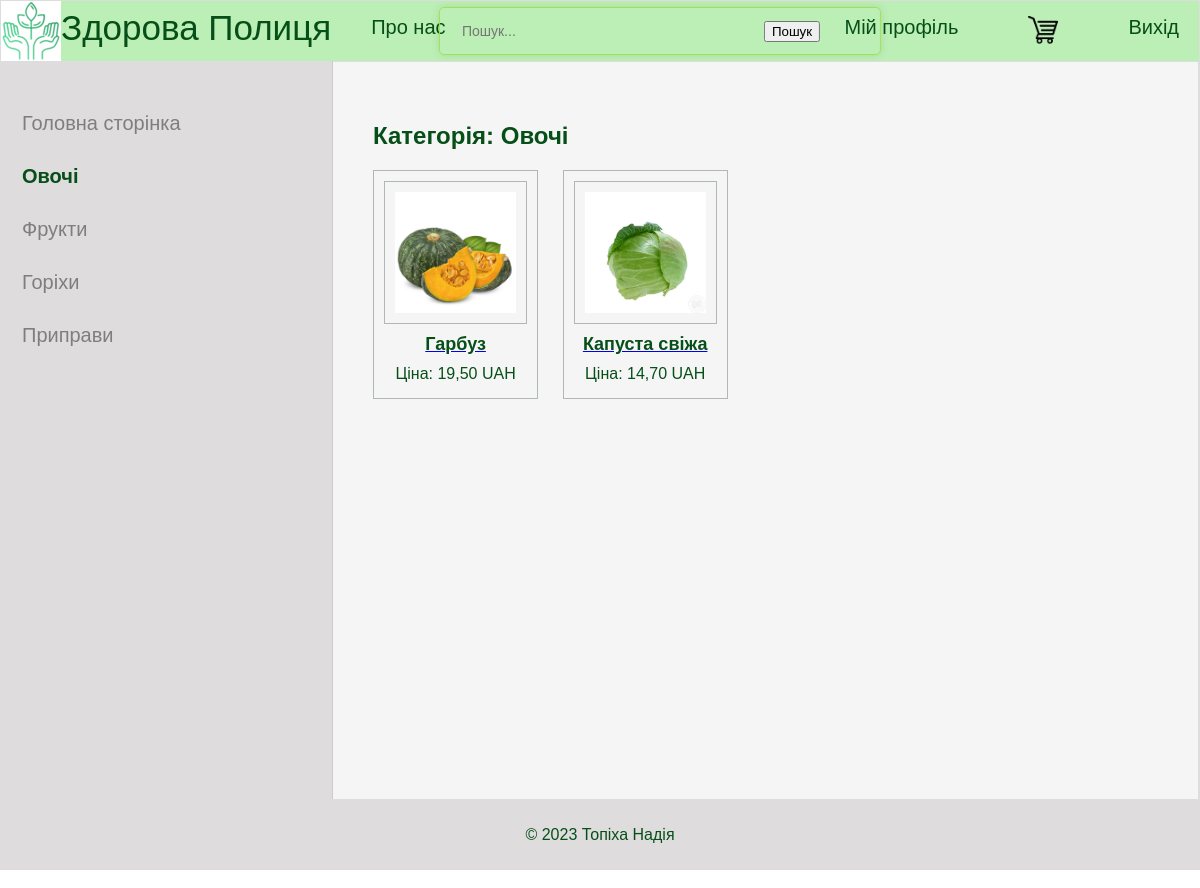
Screenshot of /Овочі/ (signed in) with the database file from the repository.
### myapp1/models.py (models this page shows, shortened)
class Category(models.Model):
    name = models.CharField(max_length=100)

class Product(models.Model):
    name = models.CharField(max_length=255)
    description = models.TextField()
    price = models.DecimalField(max_digits=10, decimal_places=2)
    currency = models.CharField(max_length=10, default='UAH')
    image = models.ImageField(upload_to='product_images/')
    category = models.ForeignKey(Category, on_delete=models.CASCADE, null=True, blank=True)

### myapp1/views.py (the view)
# urls.py: path('<str:category_name>/', home_with_category, name='home_with_category'),
def home_with_category(request, category_name):
    categories = Category.objects.all()
    selected_category = get_object_or_404(Category, name=category_name)
    products = Product.objects.filter(category=selected_category)
    return render(request, 'home.html', {'categories': categories, 'selected_category': selected_category, 'products': products})

### templates/home.html
{% extends 'base.html' %}
{% load static %}
{% block content %}
    {% if selected_category %}
        <h2>Категорія: {{ selected_category.name }}</h2>
    {% endif %}
    {% for product in products %}
    <div class="product-block">
        <a href="{% url 'product_detail' product.id %}">
            <img class="product-block img" src="{{ product.image.url }}" alt="{{ product.name }}">
            <h2 class="product-title">{{ product.name }}</h2>
        </a>
        <p>Ціна: {{ product.price }} {{ product.currency }}</p>
    </div>
    {% endfor %}
{% endblock %}

### templates/base.html (shortened to what this page needs)
{% load static %}
<!DOCTYPE html>
<html>
<head>
    <link type="text/css" href="{% static 'css/styles.css' %}" rel="stylesheet" />
</head>
<body>
    <table class="table-page" border="0" cellpadding="0" cellspacing="0">
        <tr>
            <td valign="top">
                <div class="header">
                    <ul id="mainmenu" class="mainmenu navbar">
                        <li class="logo"><a href="#"><div class="logo"></div></a></li>
                        <li class="site-name"><a href="#">Здорова Полиця</a></li>
                        <li class="search-bar">
                            <form action="{% url 'search_results' %}" method="get">
                                <input class="search-input" type="text" name="q" placeholder="Пошук...">
                                <button class="search-button" type="submit">Пошук</button>
                            </form>
                        </li>
                        <li><a href="{% url 'about' %}">Про нас</a></li>
                        {% if user.is_authenticated %}
                        <li class="last"><a href="{% url 'logout' %}">Вихід</a></li>
                            <li class="last"><a href="{% url 'cart' %}"><img src="{% static 'images/shopping_cart.png' %}"></a></li>
                            <li class="last"><a href="{% url 'profile' %}">Мій профіль</a></li>
                        {% else %}
                            <li class="last"><a href="{% url 'signup' %}">Реєстрація</a></li>
                            <li class="last"><a href="{% url 'login' %}">Вхід</a></li>
                        {% endif %}
                    </ul>
                </div>
                <table class="table-content" border="0" cellpadding="0" cellspacing="0">
                    <tr>
                        <td valign="top" class="left-chapters">
                            <ul>
                                <li {% if request.path == '/' %}class="selected"{% endif %}>
                                    <a href="{% url 'home' %}">Головна сторінка</a>
                                </li>
                                {% for category in categories %}
                                    <li {% if category == selected_category %}class="selected"{% endif %}>
                                        <a href="{% url 'home_with_category' category_name=category.name %}">{{ category.name }}</a>
                                    </li>
                                {% endfor %}
                            </ul>
                        </td>
                        <td valign="top" class="content">
                            {% block content %}
                            {% endblock %}
                        </td>
                    </tr>
                </table>
            </td>
        </tr>
    </table>
    <footer>
        <p>&copy; 2023 Топіха Надія </p>
    </footer>
</body>
</html>

### myapp1/static/css/styles.css (style rules this page uses)
html, body { font-family: 'Arial'; margin: 0; padding: 0; height: 100%; width: 100%; color: #064f18; min-height: 100vh; flex-direction: column; }
img { max-width: 100%; width: 35px; height: auto; margin: 0px 20px 0 80px; }
.table-page { width: 100%; height: 100%; vertical-align: top; }
.table-page tr { height: 100%; }
.header { background: #bcefb5; height: 60px; }
#mainmenu { position: relative; }
.search-bar { position: absolute; top: 25%; left: 50%; transform: translate(-50%, -50%); }
.search-bar form { display: flex; align-items: center; height: 6px; }
.search-bar input { margin: 0; border: none; background: none; outline: none; color: #064f18; font-size: 14px; width: 300px; height: 20px; }
.search-bar button { margin: 0px; }
.logo { background: url('../images/logo.png'); width: 60px; height: 60px; }
table { width: 100%; border-collapse: collapse; }
th, td { border: 1px solid #ddd; text-align: left; }
ul.mainmenu { list-style: none; margin: 0; padding: 0; height: 60px; font-size: 20px; overflow: hidden; }
ul.mainmenu li { float: left; margin: 15px 20px 0 40px; }
ul.mainmenu li.logo { margin: 0; }
ul.mainmenu li.last { float: right; }
ul.mainmenu li.last a { display: flex; align-items: center; }
ul.mainmenu li a { color: #064f18; text-decoration: none; transition: color 0.3s ease, background-color 0.3s ease; }
ul.mainmenu li.last img { width: 40px; height: auto; margin-right: 5px; margin-left: 5px; }
ul.mainmenu li.site-name { float: left; margin: 7px 0 0 0; font-size: 35px; }
ul.mainmenu li.site-name a { color: #064f18; text-decoration: none; }
footer { background-color: #dedcdc; padding: 10px; text-align: center; margin-top: auto; }
.table-content { width: 100%; min-height: 100%; height: 100%; }
.left-chapters { margin: 0; background: #dedcdc; border-right: 1px solid #ccc; min-height: 100%; }
.left-chapters ul { width: 300px; min-height: 100%; margin: 0; padding: 20px 10px 10px 20px; list-style: none; font-size: 20px; }
.left-chapters ul li { margin: 30px 0 0 0; color: #999; }
.left-chapters ul li a { color: #7f7e7e; text-decoration: none; }
.left-chapters ul li.selected a { color: #064f18; font-weight: bold; }
.content { padding: 40px 20px 20px 40px; width: 100%; box-sizing: border-box; }
.product-block { display: inline-block; width: calc(23% - 20px); margin-right: 20px; margin-bottom: 20px; padding: 10px; border: 1px solid #b1b7b9; box-sizing: border-box; text-align: center; }
.product-block img { width: 150px; height: auto; margin: 0 auto; display: block; }
.product-block h2 { font-size: 18px; margin: 10px 0; }
.product-block p { margin: 5px 0; }
.product-title { color: #064f18; text-decoration: none; }
form { max-width: 400px; margin: 0 auto; width: 100%; padding: 20px; border: 1px solid rgb(158, 227, 84); border-radius: 5px; box-shadow: 0 0 10px rgba(0, 0, 0, 0.1); }

### rows the page displays
Category: name "Овочі"
Category: name "Фрукти"
Category: name "Горіхи"
Category: name "Приправи"
Product: image (picture), name "Гарбуз", price "19,50", currency "UAH"
Product: image (picture), name "Капуста свіжа", price "14,70", currency "UAH"
